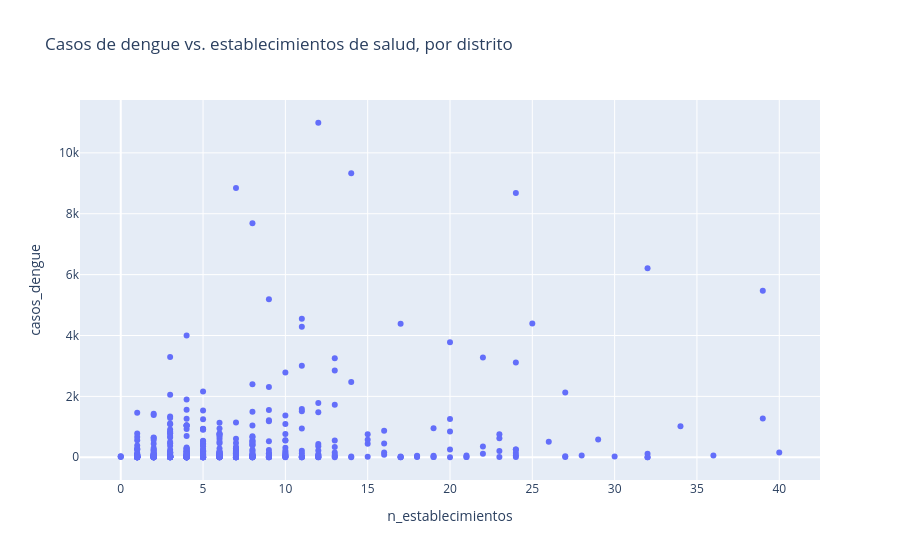

Notebook source saved alongside this figure:
### Markdown cell above
## 3. Dispersión: relacionar dos variables

¿Los distritos con más casos tienen más establecimientos de salud?

### Code cell
fig = px.scatter(tabla[tabla["casos_dengue"] > 0],
                 x="n_establecimientos", y="casos_dengue",
                 hover_name="distrito",
                 title="Casos de dengue vs. establecimientos de salud, por distrito")
fig.show()

### Figure 1 — Plotly figure (JSON) as saved in the notebook; plotly's stock layout.template omitted (floating-point values rounded to 4 significant figures; data arrays with more than 128 entries replaced by an {"elided": "..."} marker saying what was removed)
{"data": [{"hovertemplate": "<b>%{hovertext}</b><br><br>n_establecimientos=%{x}<br>casos_dengue=%{y}<extra></extra>", "hovertext": {"elided": "473 str values"}, "legendgroup": "", "marker": {"color": "#636efa", "symbol": "circle"}, "mode": "markers", "name": "", "orientation": "v", "showlegend": false, "type": "scatter", "x": {"elided": "473 float values"}, "xaxis": "x", "y": {"elided": "473 float values"}, "yaxis": "y"}], "layout": {"legend": {"tracegroupgap": 0}, "title": {"text": "Casos de dengue vs. establecimientos de salud, por distrito"}, "xaxis": {"anchor": "y", "domain": [0.0, 1.0], "title": {"text": "n_establecimientos"}}, "yaxis": {"anchor": "x", "domain": [0.0, 1.0], "title": {"text": "casos_dengue"}}}}
